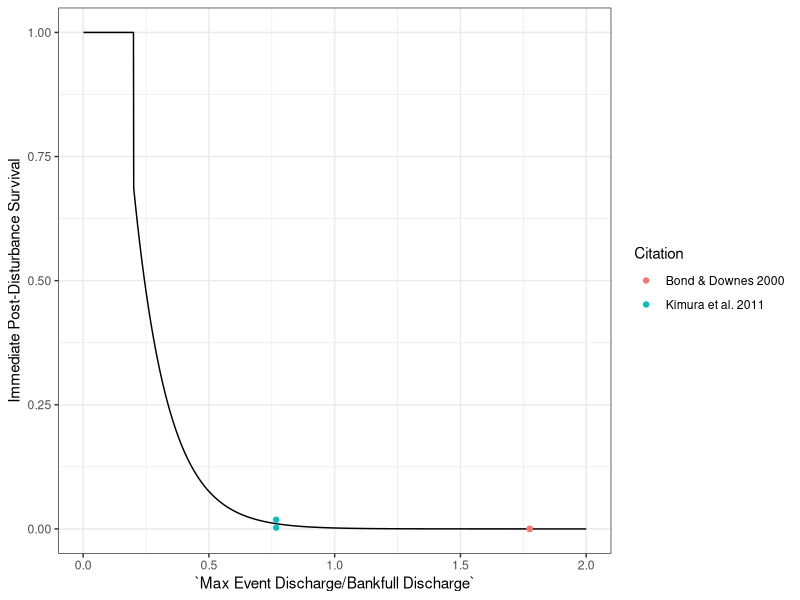

The R source for this figure:
#####################################
## Code to fit curve to Hydropsyche spp mortality rates to data
####################################
#Code for HPC
# library(readxl, lib.loc = "/home/ib/kurthena/R_libs/4.2.1")
# library(minpack.lm, lib.loc = "/home/ib/kurthena/R_libs/4.2.1")
# library(readxl, lib.loc = "/home/ib/kurthena/R_libs/4.2.1")
# library(car, lib.loc = "/home/ib/kurthena/R_libs/4.2.1")
# library(boot, lib.loc = "/home/ib/kurthena/R_libs/4.2.1")
# library(data.table, lib.loc = "/home/ib/kurthena/R_libs/4.2.1")
# library(tibble, lib.loc = "/home/ib/kurthena/R_libs/4.2.1")
# library(tidyr, lib.loc = "/home/ib/kurthena/R_libs/4.2.1")
# library(dplyr, lib.loc = "/home/ib/kurthena/R_libs/4.2.1")
# library(purrr, lib.loc = "/home/ib/kurthena/R_libs/4.2.1")
# library(forcats, lib.loc = "/home/ib/kurthena/R_libs/4.2.1")
# library(stringr, lib.loc = "/home/ib/kurthena/R_libs/4.2.1")
# library(readr, lib.loc = "/home/ib/kurthena/R_libs/4.2.1")
# 



library(readxl)
library(minpack.lm)
library(tidyverse)
#library(car)
library(boot)
library(data.table)
HYOSVitalRates <- read_excel("VitalRates.xlsx", sheet = "Hydropsyche Mortality Rates")
HYOSVitalRates <- as.data.frame(HYOSVitalRates)

flow.surv.fit <- function(magnitude, mortality, Qmin){
  x <- magnitude # rename x and y
  y <- 1 - mortality # convert to survival
  df <- as.data.frame(cbind(x,y))
  df <- rbind(df, c(Qmin, 1))  # make sure we specify that we have 100% survival at Qmin (0.25)
  nls.fit <- nlsLM(formula = (y ~ k* exp(-h*x)), data = df, start = c(k = 1, h = 1)) # fit to negative exponential function
  return(nls.fit)
}

flow.surv.rate <- function(h, k, max, min, interval, Qmin) {
  Q <- seq(min, max, by = interval)
  surv <- k*exp(-h*Q)
  surv.df <- as.data.frame(cbind(Q, surv))
  surv.df$surv[which(surv.df$Q <= Qmin)] <- 1
  return(surv.df)
}

surv.fit.HYOS <- flow.surv.fit(HYOSVitalRates$`Max Event Discharge/Bankfull Discharge`, HYOSVitalRates$Mortality, 0.15)
surv.df.HYOS <- flow.surv.rate(surv.fit.HYOS$m$getPars()[2] , surv.fit.HYOS$m$getPars()[1], 2, 0.001, 0.001, 0.2)

ggplot(surv.df.HYOS, aes(x = Q, y = surv))+
  geom_line()+
  geom_point(data = HYOSVitalRates, aes(x = `Max Event Discharge/Bankfull Discharge` , y = 1-(Mortality), color = Citation))+
  #coord_cartesian(ylim = c(0,1)) +
  ylab('Immediate Post-Disturbance Survival') +
  theme_bw()+
  xlab('`Max Event Discharge/Bankfull Discharge`')

# Calculate temperature dependent development time
HYOSDevRates <- read_excel("VitalRates.xlsx", sheet = "Hydropsyche Development Rates")
HYOSDevRates <- as.data.frame(HYOSDevRates)

polyfit <- nlsLM(logit(MaturationRate) ~ a*Temperature^2 + b*Temperature + c, data = HYOSDevRates, start = c(a = 1, b = 1, c = 1))

devtime <- function(x){
  y = -0.01385  *x^2+ 0.30973*x -5.72982
  return(1/inv.logit(y))
}
# 
HYOSSurvRates <- read_excel("VitalRates.xlsx", sheet = "Hydropsyche Survival Rates ")
HYOSSurvRates <- as.data.frame(HYOSSurvRates)
# fit <- nlsLM(logit(Survival)~ a*Temperature^2 + b*Temperature + c, data = HYOSSurvRates, start = c(a= 1, b=1, c = 1))
# 
TempSurv_HYOS <- function(x){
  a <- -0.09934*x^2 +3.44127*x -15.47038
  return(inv.logit(a))
}
tem <- seq(0, 40, by = 1)
tempHyos <- as.data.frame(cbind(tem,TempSurv_HYOS(tem)))
# min.RSS <- function(par){
#   mod <- dnbinom(as.integer(-HYOSSurvRates$Temperature + 31), size = par[2], prob = par[1])
#   a <- sum(HYOSSurvRates$Survival - (mod*(max(HYOSSurvRates$Survival)/max(mod))))^2
# }
# params <- optim(par = c(0.23, 4.5), fn = min.RSS)
# 
# TempSurv_HYOS <- function(n){
#   if (n <= 0){
#     a <- 0
#   }else{
#   a <-  dnbinom(as.integer(-n + 32), size = 2.8835371 , prob = 0.1932115)*(max(HYOSSurvRates$Survival)/max(dnbinom(as.integer(-HYOSSurvRates$Temperature + 32), size =2.8835371, prob = 0.1932115 )))
#   }
#   return((a))
# }


# 
tem <- seq(0, 40, by = 1)
# temSurv <- unlist(lapply(tem, TempSurv_HYOS))
# plot(HYOSSurvRates$Temperature, HYOSSurvRates$Survival, col = "red", pch = 16, xlab = "Temperature", ylab = "Survival", xlim = c(0,40), ylim = c(0, 1))
# lines(tem,  unlist(lapply(tem, TempSurv_HYOS)))
# 
